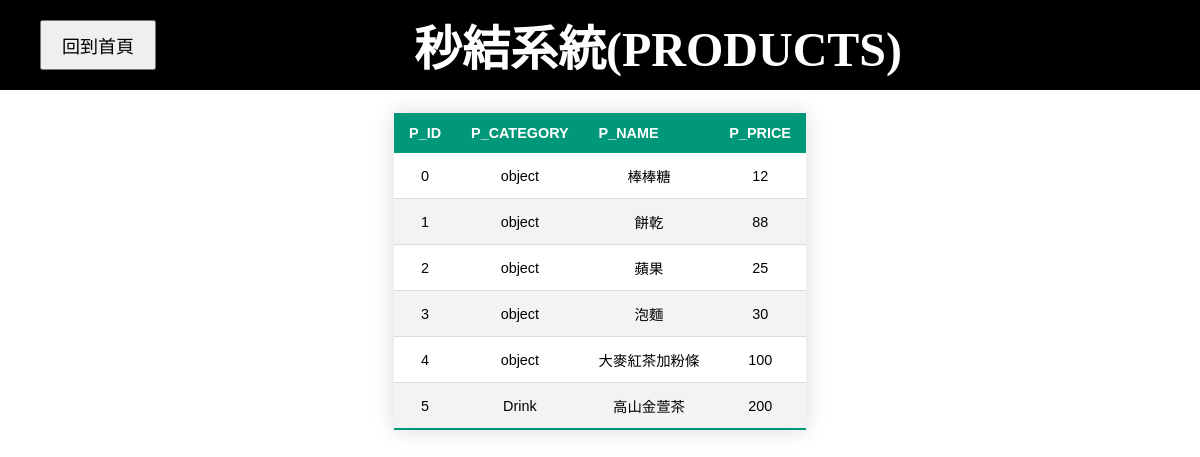
The app's page /prods with its own data.
### tables this page shows
CREATE TABLE PRODUCTS (
p_id integer primary key,
p_category text not null,
p_name text not null,
p_price integer default 0
);

### appmain.py (the view)
@app.route('/prods', methods=['GET'])
def get_prods():
    sql = 'Select * from PRODUCTS Order by p_id ASC'
    return render_template('prods.html', prods = run_sql(db, sql))

### sqlite_utils.py (called while the page is built)
def run_sql(db,sql):
    cursor = db.cursor()
    cursor.execute(sql)
    db.commit()
    return cursor

### templates/prods.html (shortened to what this page needs)
{% extends 'base.html'%}
{% block body %}
<div class="top-buttons">
    <button onclick="location.href='/'">回到首頁</button>
    <h1>秒結系統(PRODUCTS)</h1>
</div>
<table class="styled-table">
    <thead>
    <tr>
        <th>P_ID</th>
        <th>P_CATEGORY</th>
        <th>P_NAME</th>
        <th>P_PRICE</th>
    </tr>
    </thead>
    <tbody>
        {% for prod in prods %}
            <tr>
                <td>{{prod[0]}}</td>
                <td>{{prod[1]}}</td>
                <td>{{prod[2]}}</td>
                <td>{{prod[3]}}</td>
            </tr>
        {% endfor %}
    </tbody>
</table>
{% endblock%}

### templates/base.html (shortened to what this page needs)
<!DOCTYPE html>
<html>
<head>
    <mate charset="UTF-8" />
    <link rel="stylesheet" href="{{url_for('static', filename='css/style.css')}}" />
</head>
<body>
    {% block body %}{% endblock%}
</body>
</html>

### static/css/style.css (style rules this page uses)
body { padding-top: 80px; background-color: rgb(255, 255, 255); text-align: center; }
.top-buttons { position: fixed; top: 0; left: 0; right: 0; background-color: black; color: white; display: flex; justify-content: space-between; align-items: center; padding: 10px 40px; z-index: 1000; }
.top-buttons h1 { margin: 0; font-size: 3em; text-align: center; flex-grow: 1; }
.top-buttons button { font-size: 18px; padding: 10px 20px; }
.styled-table { border-collapse: collapse; margin: 25px 0; font-size: 0.9em; font-family: sans-serif; min-width: 400px; box-shadow: 0 0 20px rgba(0, 0, 0, 0.15); margin-left:auto; margin-right:auto; }
.styled-table thead tr { background-color: #009879; color: #ffffff; text-align: left; }
.styled-table th, .styled-table td { padding: 12px 15px; }
.styled-table tbody tr { border-bottom: 1px solid #dddddd; }
.styled-table tbody tr:nth-of-type(even) { background-color: #f3f3f3; }
.styled-table tbody tr:last-of-type { border-bottom: 2px solid #009879; }

### records on screen
PRODUCTS: p_id "0", p_category "object", p_name "棒棒糖", p_price "12"
PRODUCTS: p_id "1", p_category "object", p_name "餅乾", p_price "88"
PRODUCTS: p_id "2", p_category "object", p_name "蘋果", p_price "25"
PRODUCTS: p_id "3", p_category "object", p_name "泡麵", p_price "30"
PRODUCTS: p_id "4", p_category "object", p_name "大麥紅茶加粉條", p_price "100"
PRODUCTS: p_id "5", p_category "Drink", p_name "高山金萱茶", p_price "200"
